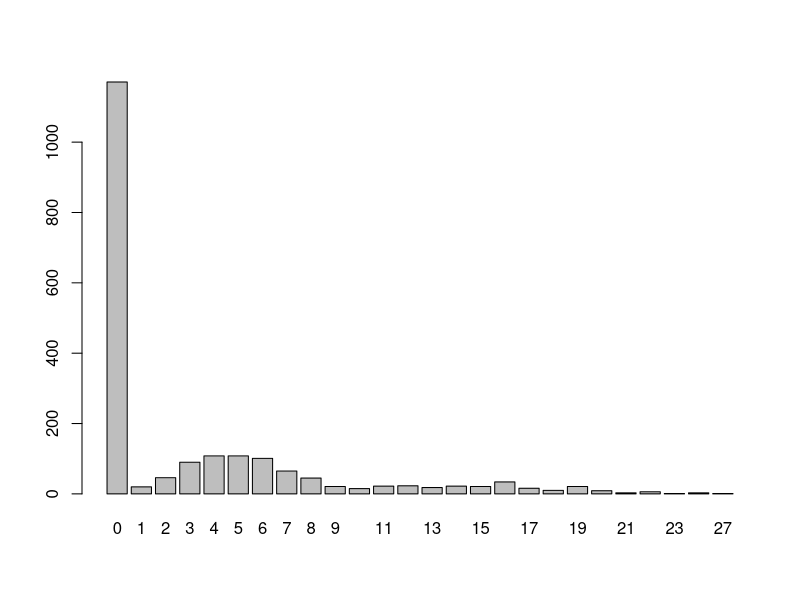

This chart was generated by the following R code:
## ---- chunk 1
knitr::opts_chunk$set(echo = TRUE)
setwd("~/Desktop/githubbahubba/CSUF/spring 2024/MATH 534/Exam 2")
## ---- chunk 2
a <- read.csv(file = "Problem1_Data.csv", header = TRUE)
barplot(table(a$x))
## ---- chunk 3
# making gradient of the llh function
LLgrad <- function(theta,X,EZ){
 # take elements
 a = theta[1]
 b = theta[2]
 mu = theta[3]
 lam = theta[4]
 # input the calculations
dda <- sum(EZ[,1]/a - EZ[,3]/(1-a-b))
ddb <- sum(EZ[,2]/b - EZ[,3]/(1-a-b))
ddmu <- sum(X/mu + EZ[,2] - 1)
ddlam <- sum(X/lam + EZ[,3] - 1)
 # output
 return(c(dda,ddb,ddmu,ddlam))
}

# expectation calculations
expec <- function(F1,F2,F3,P1,P2,P3){
 nu1 = F1 * P1
 nu2 = F2 * P2
 nu3 = F3 * P3
 D = nu1 + nu2 + nu3
 E1 = nu1/D
 E2 = nu2/D
 E3 = nu3/D
 EZ = as.matrix(cbind(E1,E2,E3))
 return(EZ)
}

#  EM algorithm
EM_alg <- function(alpha,beta,mu,lam,X,maxit){
 # define N
 N <- length(X)
 # make prints
 header = paste0("iteration "," alpha     ","    beta      ","    1-beta-alpha","     mu       ","   lambda    ","   gradnorm")
 print(header)

 # loop part
 for(q in 1:maxit){
   PI = c(alpha,beta,1-alpha-beta)
   # get f1
   f1 = rep(0,N)
   for(i in 1:N){
    if(X[i]==0){f1[i]=1}
   }
   # get f2 and f3
   f2 = dpois(X,lambda = mu)
   f3 = dpois(X,lambda = lam)
   
   # run expectation update
   expec(f1,f2,f3,PI[1],PI[2],PI[3]) -> EZ
   
   #updates
   alpha1 <- sum(EZ[,1])/N
   beta1 <- sum(EZ[,2])/N
   mu1 <- sum(EZ[,2]*X)/sum(EZ[,2])
   lam1 <- sum(EZ[,3]*X)/sum(EZ[,3])
   theta1 <- c(alpha1,beta1,mu1,lam1)
   gradnorm <- norm(LLgrad(theta1,X,EZ),"2")
   
   # print
   print(sprintf("%2.0f         | %8.8f | %8.8f | %8.8f | %8.8f | %8.8f | %8.8f",
                 q,
                 alpha1,
                 beta1,
                 1-alpha1-beta1,
                 mu1,
                 lam1,
                 gradnorm))

   # resets
   alpha1 -> alpha
   beta1 -> beta
   mu1 -> mu
   lam1 -> lam
 
 }
 
 #print(ITER)
 print(sprintf("The MLE's are alpha = %f, beta = %f, 1 - beta - alphha = %f, mu = %f, lambda = %f",
                alpha,
                beta,
                1-beta-alpha,
                mu,
                lam))
}
## ---- chunk 4
#run problem 
data <- as.matrix(read.csv("Problem1_Data.csv", head =T))
EM_alg(1/3,1/3,1,30,data,30)
## ---- chunk 5
f1 <- 0
f2 <- dpois(9,lambda = 4.965980)
f3 <- dpois(9,lambda = 15.063997)
b <- 0.305566
g <- 0.111064

EZ2 <- f2*b/(f2*b + f3*g)
EZ3 <- f3*g/(f2*b + f3*g)

EZ2;EZ3
## ---- chunk 6

INFOMAT <- function(a,b,M,L,EZ,X){
h <- 10^(-7)

# form matrix 

H <- matrix(0,4,4)

#element wise
H[1,1] = sum(EZ[,1]/(a*h) - EZ[,3]/(1 - a*h - b)) - sum(EZ[,1]/(a) - EZ[,3]/(1 - a - b)) 
H[2,2] = sum(EZ[,2]/(b*h) - EZ[,3]/(1 - a - b*h)) - sum(EZ[,2]/(a) - EZ[,3]/(1 - a - b)) 
H[3,3] = sum(X/(M*h)+EZ[,2]-1) - sum(X/(M)+EZ[,2]-1)
H[4,4] = sum(X/(L*h)+EZ[,3]-1) - sum(X/(L)+EZ[,3]-1) 

H[1,2] = sum(EZ[,1]/(a) - EZ[,3]/(1 - a - b*h)) - sum(EZ[,1]/(a) - EZ[,3]/(1 - a - b)) 
H[2,1] <- H[1,2]

(1/h)*H -> I

return(I)
}


   PI = c(0.583370,0.305566,0.111064)
   # get f1
   f1 <- as.numeric(data == 0)
   # get f2 and f3
   f2 = dpois(data,lambda = 4.965980)
   f3 = dpois(data,lambda = 15.063997)
   
   # run expectation update
   expec(f1,f2,f3,PI[1],PI[2],PI[3]) -> EZ

# get Infomat
I <- INFOMAT(0.583370,0.305566,4.965980,15.063997,EZ,data)

# get diagnaols
1/diag(I) -> Vs
length(data) -> N
# these are the standard errors
TSE <- sqrt(Vs/N)

sprintf("standard error for alpha is %1.6e, for beta is %1.6e, for mu is %1.6e, for lambda is %1.6e",
        TSE[1],
        TSE[2],
        TSE[3],
        TSE[4])
## ---- chunk 7
MC <- function(a,b,N,see.d,CL=.95){
  set.seed(see.d)
  # case one
    if( 0 <= a && a < b && b <= 1 && CL >= 0 && CL <= 1){
      #generate from unif
      u <- runif(N,a,b)
      #take monte carlo
      g.u = 30*u^2 * (1-u)^2
      theta.bar = mean(g.u)
      theta = (b-a)*theta.bar
      theta.se = (b-a)*sd(g.u)/sqrt(N)
      #conf interval
      zSE = qnorm(CL)*theta.se
      CI.vals = c(theta - zSE, theta + zSE)
      CI = c(min(CI.vals),max(CI.vals))
      #outputs
      return(list(theta = theta, "Stand Err" = theta.se, "Conf Interval" = CI))
    }
  # case two: invalid parameters
    else{
      print("Error!: Invalid parameters")
    }
}

MC(.2,.6,10000,338)
## ---- chunk 8
MC2 <- function(a,b,N,see.d,CL=.95){
 y <- rbeta(N,2,2)
  set.seed(see.d)
  # case one
    if( 0 <= a && a < b && b <= 1 && CL >= 0 && CL <= 1){
	# pass y through beta(2,2) 
	fy = 6*y*(1-y)
	# pass through g(x)
	v = a+(b-a)*y
	gy = 30*v^2*(1-v)^2
  # theta 
	theta = mean(gy*(b-a)/fy)
	thetaVAR = theta - theta^2
	thetaSE = sqrt((thetaVAR)/N)
	

	zSE = qnorm(CL)*thetaSE
	CI.vals = c(theta - zSE, theta + zSE)
	CI = c(min(CI.vals),max(CI.vals))
 #outputs
	return(list(theta = theta, "Stand Err" = thetaSE, "Conf Interval" = CI))
}
  # case two: invalid parameters
    else{
      print("Error!: Invalid parameters")
    }
}

## ---- chunk 9
# run problem
MC2(.2,.6,10000,338)
## ---- chunk 10
# setting seed
set.seed(666)
#generate random values
n = 100000
u <- runif(n)
fu <- exp(-u)*u^3/((1 - exp(-1))*(1+u^2))
#expectation
E <- mean(fu)
# standard error
SE <- sd(fu)/sqrt(100000)
E
SE
## ---- chunk 11
# set seed
set.seed(666)
# render samples
u <- runif(n/2)
v = 1 - u
# render discrete functions
fu1 = exp(-u)*u^3/((1 - exp(-1))*(1+u^2)) 
fu2 = exp(-v)*v^3/((1 - exp(-1))*(1+v^2))
# get theta and SE
thetaAnti = (1/n)*sum(fu1 + fu2)
thetaAntiSE = sqrt((1/(2*n)))*(sd(fu1+fu2))
# print
thetaAnti;thetaAntiSE
## ---- chunk 12
real = 0.113762652609
abs(real-0.1141116)
abs(real-0.1137378)
